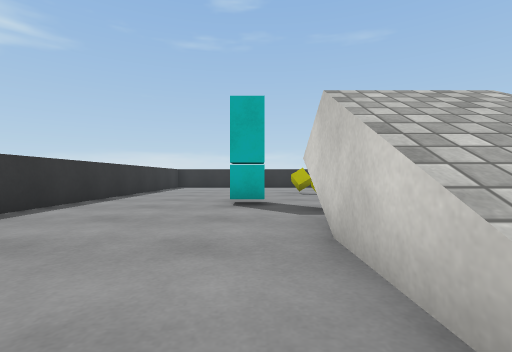
view 1 (above)

17 first-person views from a walk through a scene from a Unity 3-D project. The camera is 0.63 m above the floor, looks level and sees 85° across. The floor is counted in squares, 1 m on a side. Each view is taken from the middle of a square. On the plan, view 1 faces up. The plan holds only what a view shows up to about 9 squares ahead; the rest is blank. The player is left out. Surface patterns are stand-ins for the level's own textures.

view 2
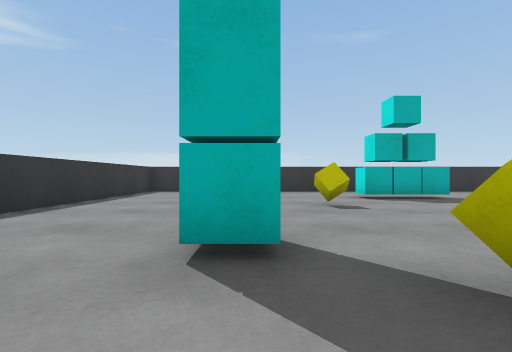

view 3
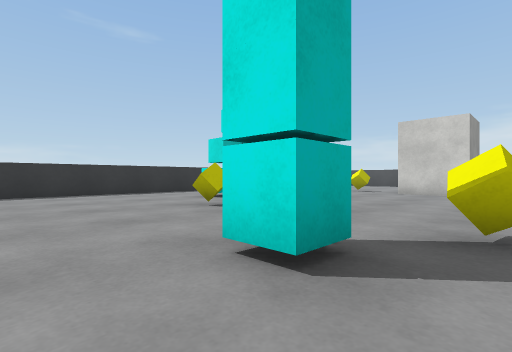

view 4
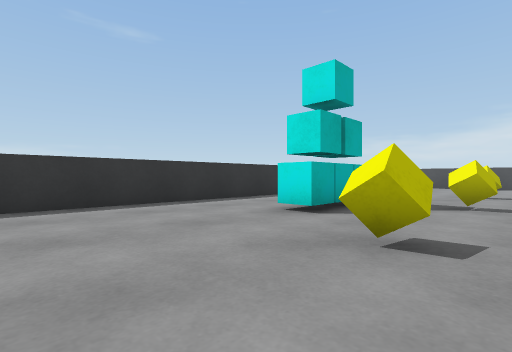

view 5
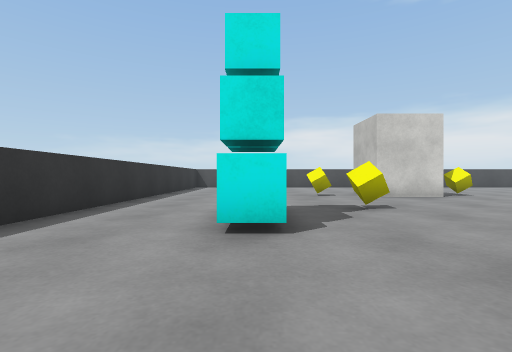

view 6
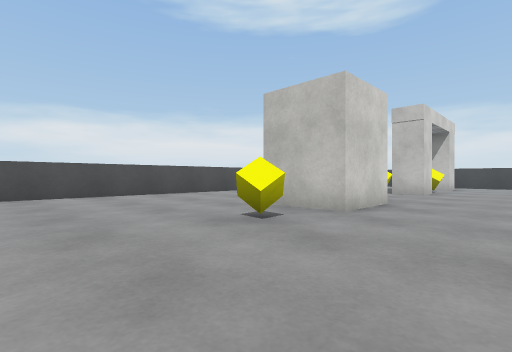

view 7
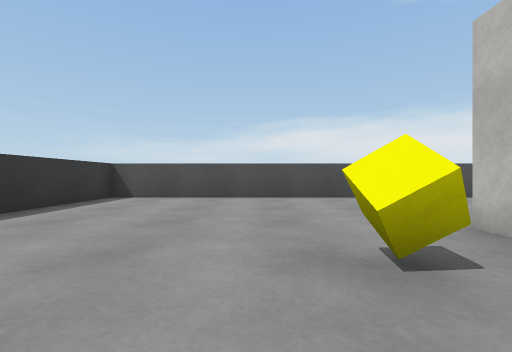

view 8
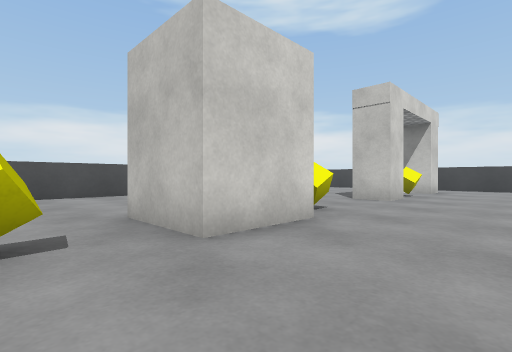

view 9
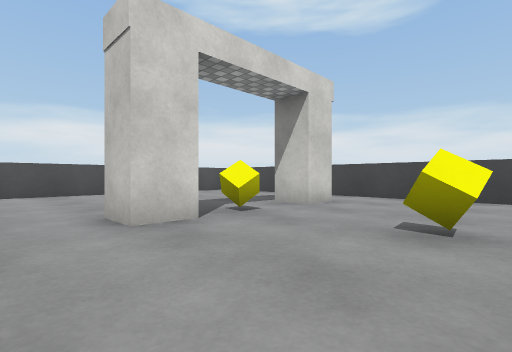

view 10
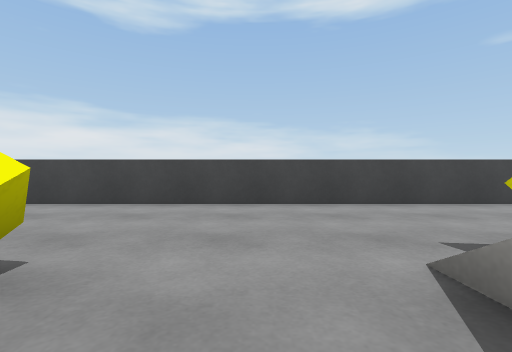

view 11
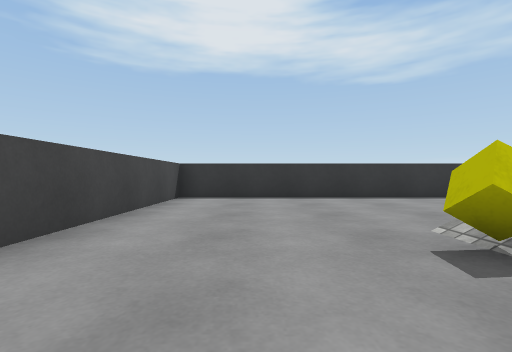

view 12
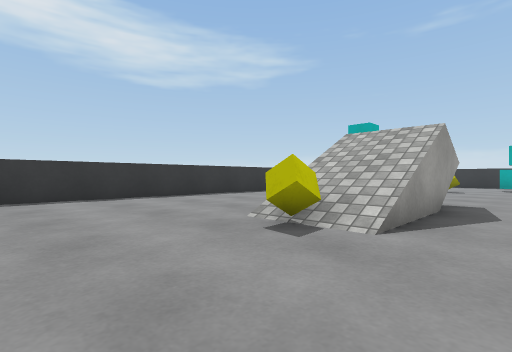

view 13
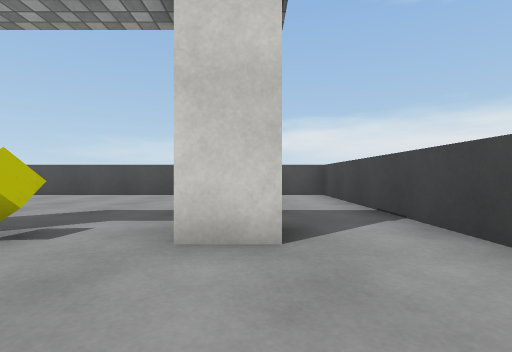

view 14
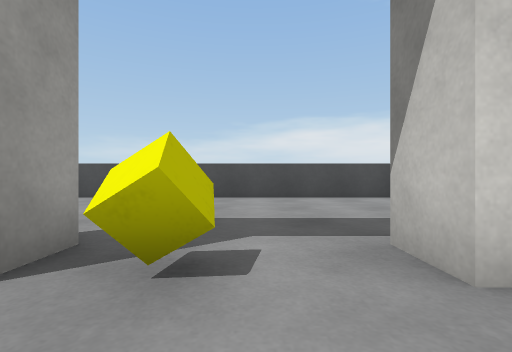

view 15
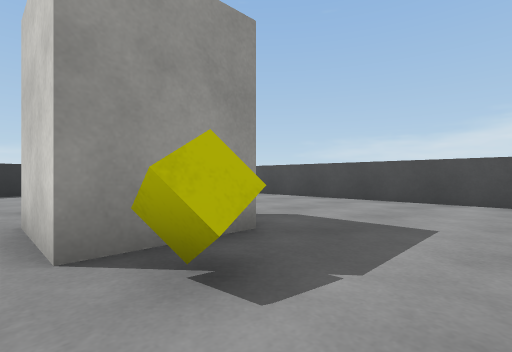

view 16
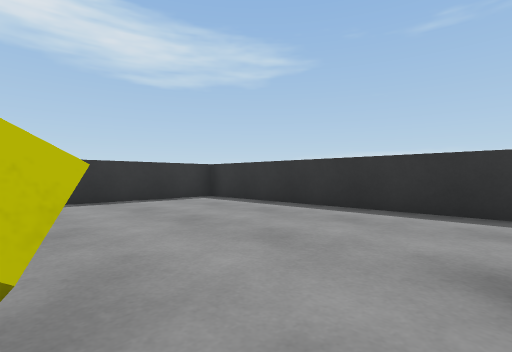

view 17
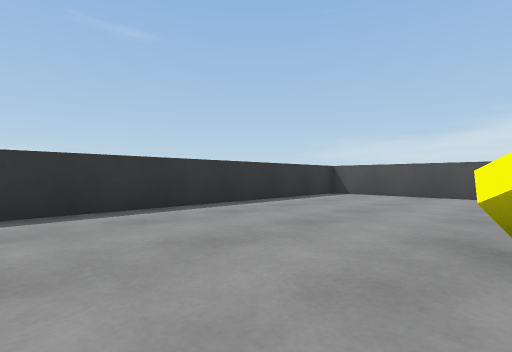

### Floor plan
Key: @ floor where view 1 was taken; # wall or solid block; . floor; / step, stairs or slope; = window, fence, low wall or low ledge; C cyan cube; Y yellow cube.
Columns run from 5 left of view 1 to 15 right of it. Each row starts with its distance up from view 1.
 16 #####################
 15 #...................#
 14 #...................#
 13 #...................#
 12 #.......CCC.........#
 11 #...................#
 10 #......Y..Y...Y.....#
  9 #...................#
  8 #.............##....#
  7 #....C........##....#
  6 #....C..............#
  5 #.....Y... ...Y.....#
  4 #...../ /...........#
  3 #.....///...........#
  2 #.....///.....#.....#
  1 #.....//=..Y..Y.....#
  0 #....@/Y/...........#
 -1 #...................#
 -2 #.............#.....#
 -3 #...................#
 -4 #####################

Where each view was taken, in squares from view 1:
view 1: 0 up, 0 right, facing up
view 2: 4 up, 0 right, facing up
view 3: 5 up, 2 left, facing up-right
view 4: 9 up, 1 left, facing up-right
view 5: 12 up, 0 right, facing right
view 6: 13 up, 6 right, facing down-right
view 7: 11 up, 7 right, facing right
view 8: 10 up, 6 right, facing down-right
view 9: 4 up, 5 right, facing down-right
view 10: 2 up, 4 right, facing down
view 11: 2 down, 4 right, facing left
view 12: 3 down, 4 right, facing up-left
view 13: 2 down, 6 right, facing right
view 14: 0 up, 7 right, facing right
view 15: 4 up, 8 right, facing up-right
view 16: 10 up, 3 right, facing up-left
view 17: 10 up, 6 right, facing up-right
